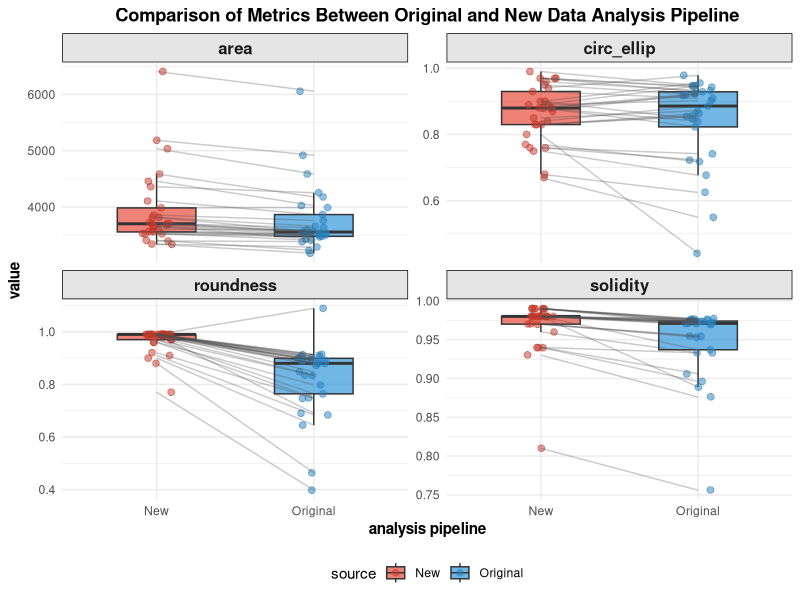

Here is the R script that generated this plot:
## ---- chunk 1
knitr::opts_chunk$set(echo = TRUE)

# Load required libraries
library(tidyverse)
library(readr)
library(ggplot2)

setwd("/Users/daniel.more/Documents/code_projects/seg_ana")
## ---- chunk 2
# Load the two CSV files
og_data <- read_csv("og_data.csv")
new_data <- read_csv("new_data.csv")

# Add a source column to each dataset
og_data$source <- "Original"
new_data$source <- "New"

# Combine the datasets
combined_data <- bind_rows(og_data, new_data)

# Reshape the data to long format for faceting
# Keep only the metrics columns, well ID, and source
long_data <- combined_data %>%
  pivot_longer(
    cols = c("area", "roundness", "circ_ellip", "solidity"),
    names_to = "metric",
    values_to = "value"
  )
## ---- chunk 3
# Create a dataset for line connections (pair each well between datasets)
connection_data <- long_data %>%
  select(well, source, metric, value) %>%
  pivot_wider(names_from = source, values_from = value) %>%
  drop_na() %>%  # Remove wells not present in both datasets
  pivot_longer(
    cols = c("Original", "New"),
    names_to = "source",
    values_to = "value"
  )

# Create the faceted box plot
ggplot() +
  # Add box plot
  geom_boxplot(data = long_data, 
               aes(x = source, y = value, fill = source),
               alpha = 0.7, width = 0.5, outlier.shape = NA) +
  
  # Add individual points (jittered for visibility)
  geom_jitter(data = long_data,
              aes(x = source, y = value, color = source),
              position = position_jitter(width = 0.1, seed = 123),
              size = 2, alpha = 0.5) +
  
  # Add connecting lines between paired observations
  geom_line(data = connection_data,
            aes(x = source, y = value, group = well),
            color = "gray30", alpha = 0.3) +
  
  # Facet by metric
  facet_wrap(~ metric, scales = "free_y", ncol = 2) +
  
  # Customize appearance
  scale_fill_manual(values = c("Original" = "#3498db", "New" = "#e74c3c")) +
  scale_color_manual(values = c("Original" = "#2980b9", "New" = "#c0392b")) +
  
  # Add labels and title
  labs(
    title = "Comparison of Metrics Between Original and New Data Analysis Pipeline",
    x = "analysis pipeline",
    y = "value"
  ) +
  
  # Customize theme
  theme_minimal() +
  theme(
    legend.position = "bottom",
    strip.background = element_rect(fill = "gray90"),
    strip.text = element_text(face = "bold", size = 12),
    axis.title = element_text(face = "bold"),
    plot.title = element_text(hjust = 0.5, face = "bold"),
    plot.subtitle = element_text(hjust = 0.5, color = "gray40")
  )

# Save the plot if needed
# ggsave("metric_comparison.png", width = 10, height = 8, dpi = 300)
